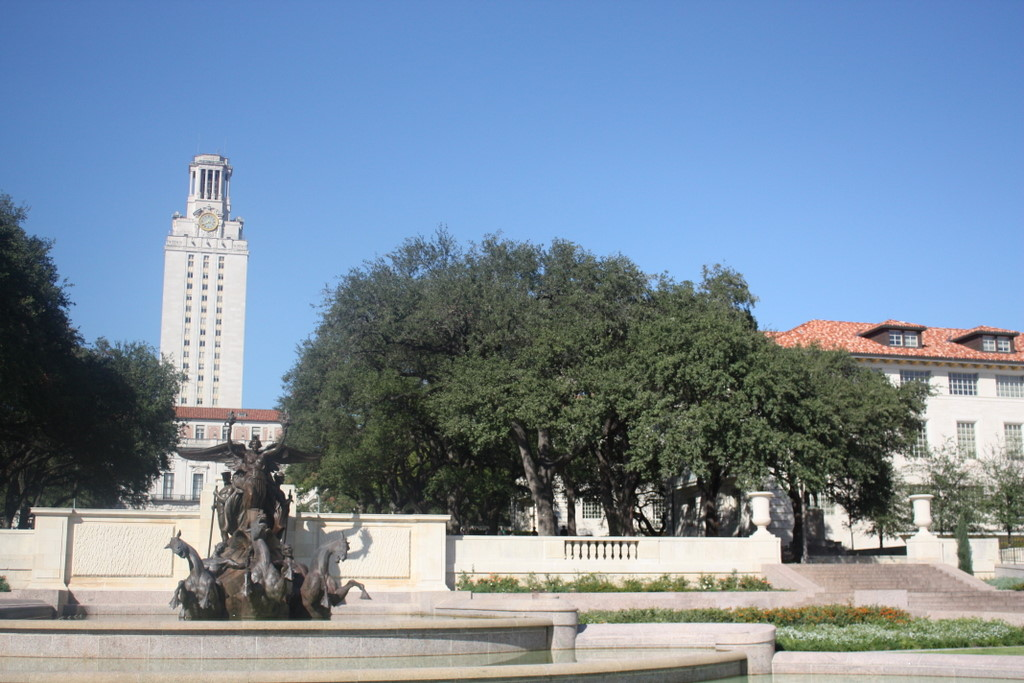
%> input picture assign3/im1.jpg, 1024 x 683 px
$ octave assign4.m   (GNU Octave 9; MATLAB toolbox functions it lacks are replaced by stand-ins)
%> lines starting %> are read from the running program, lines starting %| are printed output that depends on the picture; in (x1, y1, x2, y2) boxes, pixels count from 0 and x2, y2 are one past the last pixel; in counts of white or black regions, pixels touching at a corner belong together; the program's own positions count from 1
%%%~~        Engi 8410        ~~%%%
%%%~~   Design Assignment #4  ~~%%%
%%%~~         Group 13        ~~%%%
%%%~~       Mar 24, 2021      ~~%%%

clear;
close all;

% Import image
img_rgb = imread('im1.jpg');
%> img_rgb is the input picture: size 683x1024x3 uint8; mean R, G, B 121.7, 140, 159
img = rgb2gray(img_rgb);
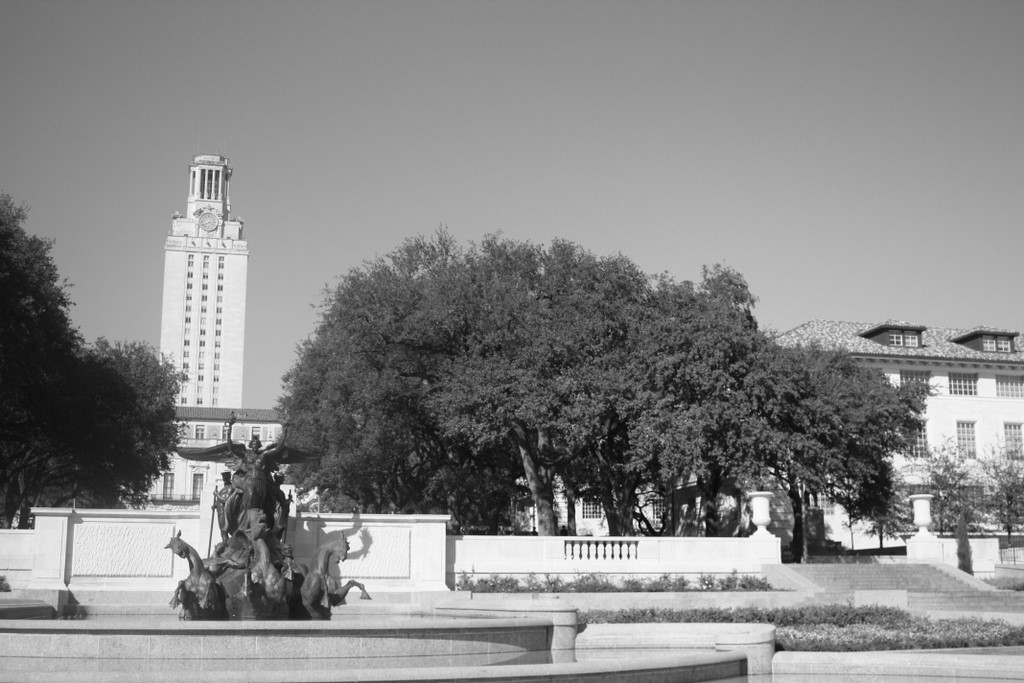
%> img: size 683x1024 uint8; min 2, max 255, mean 136.7

%Show original image in grayscale
figure;
subplot(121);
imshow(img_rgb);
title('Original Image');
subplot(122);
imshow(img);
title('GrayScale Image');

% Harris corner detector input parameters %
sigma=1;
thresh=4500;
radius=5;
alpha=0.08;
%%%%%%%%%%%%%%%%%%%%%%%%%%%%%%%%%%%%%%%%%%%

% Derivative Masks
dx = [-1 0 1; -1 0 1; -1 0 1];
dy = dx';

% Find x and y moments of the image
Ix = imfilter(img, dx, 'same');
Iy = imfilter(img, dy, 'same');

%perform gaussian filtering on the moments
g = fspecial('gaussian', round(6*sigma), sigma);
Ixx = conv2(Ix.^2, g);
Iyy = conv2(Iy.^2, g);
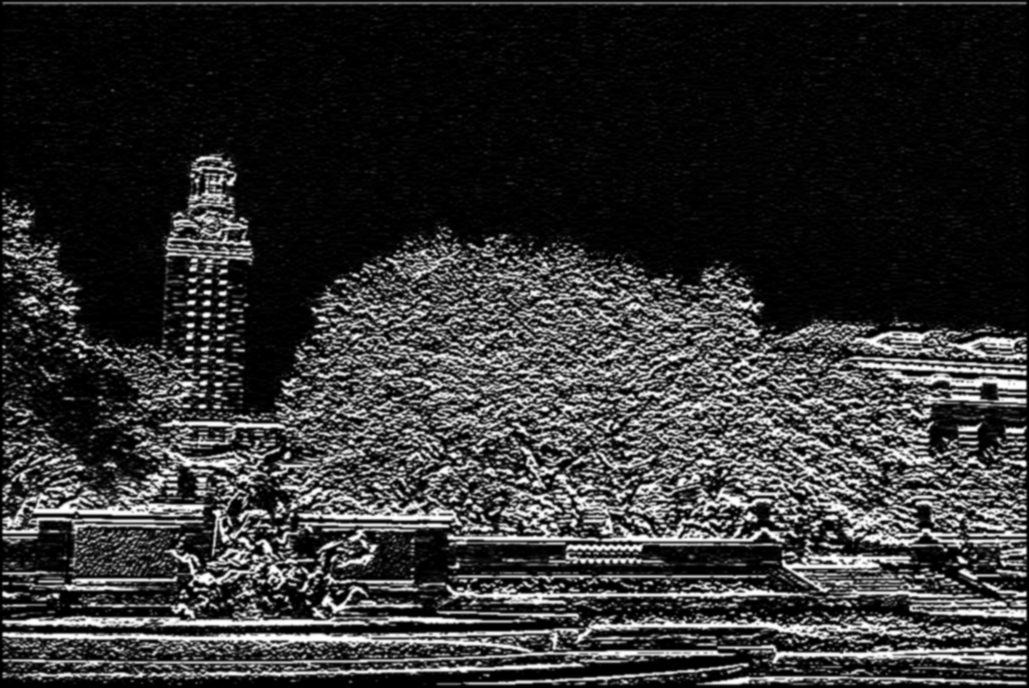
%> Iyy: size 688x1029 double; min 0, max 255, mean 50.9
Ixy = conv2(Ix.*Iy, g);

% Harris corner measure creation
R_Harris = (Ixx.*Iyy - Ixy.^2)-alpha*((Ixx + Iyy).^2);
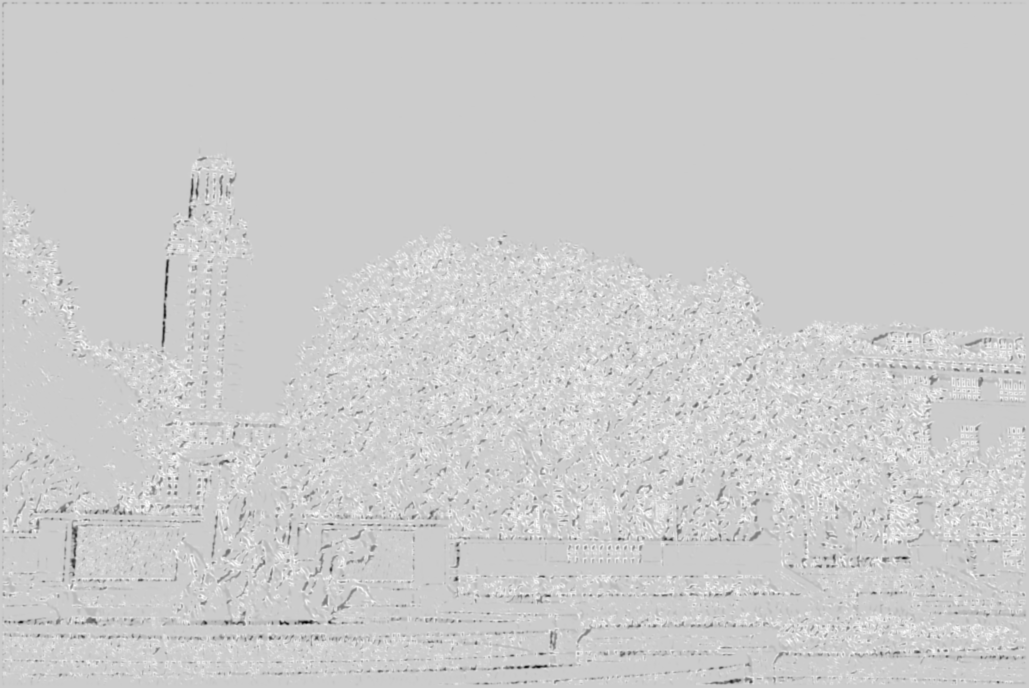
%> R_Harris: size 688x1029 double; min -52155.4, max 12986.4, mean 223.8; drawn with min black and max white

figure;
clims = [4500, 5000];
imagesc(R_Harris, clims);
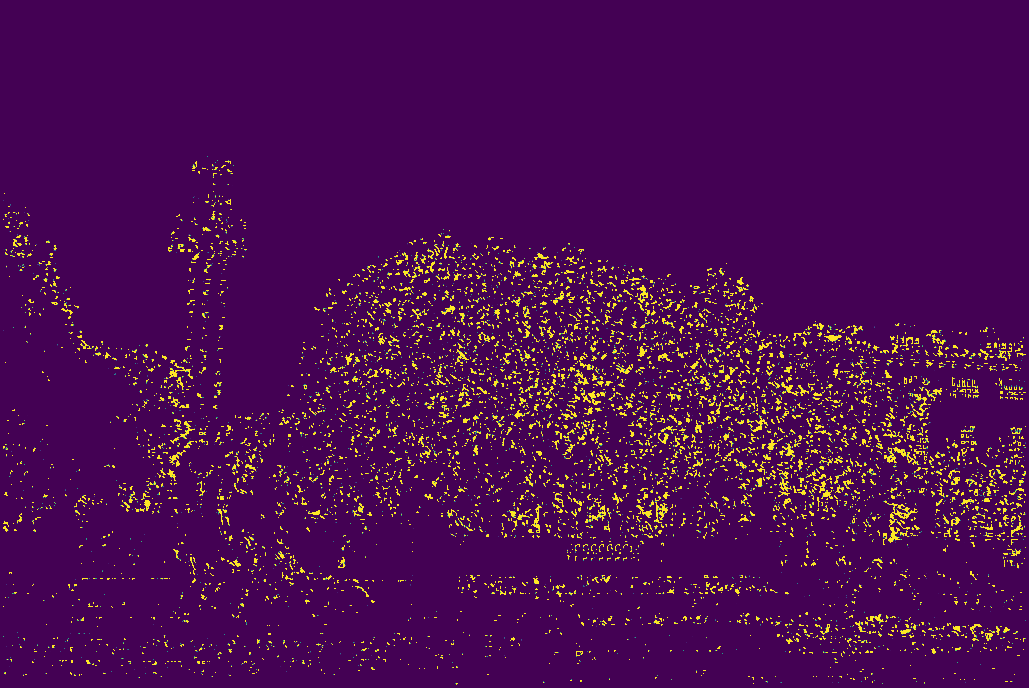
%> displayed picture: size 688x1029x3, on the screen's scale of 0 to 255; mean R, G, B 75.8, 11.9, 82.3

% Find local maxima from corner measure
N = 2*radius+1; % Size of mask.
mx=imdilate(R_Harris, strel('disk',N)); % Grey-scale dilate.
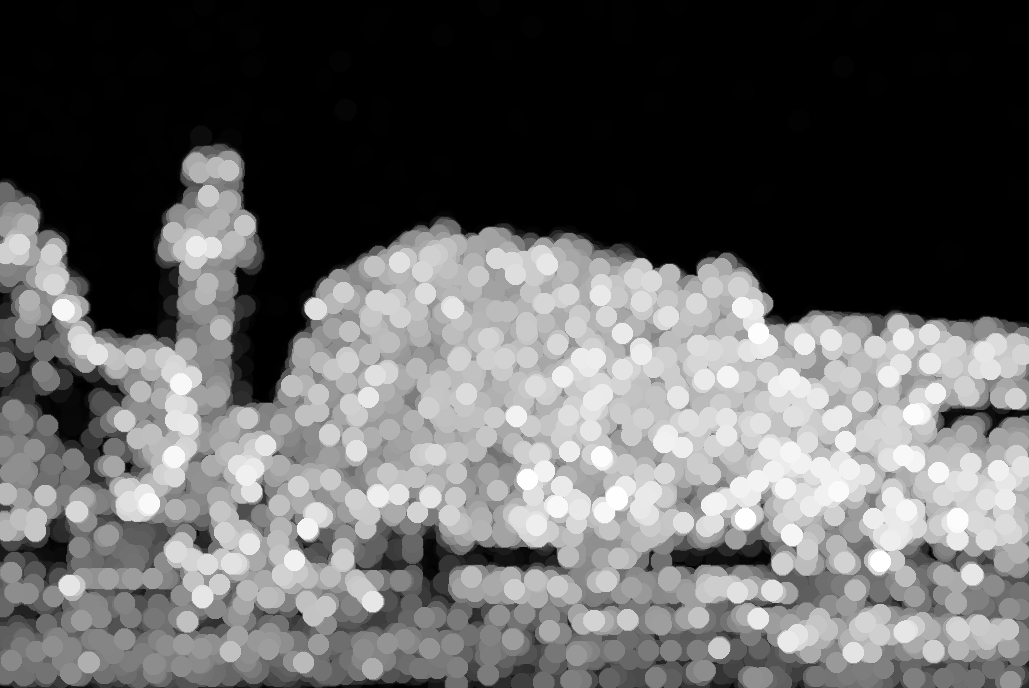
%> mx: size 688x1029 double; min -0.0003, max 12986.4, mean 5037.4; drawn with min black and max white
Lmax = (R_Harris==mx)& (R_Harris>thresh); % Find maxima.
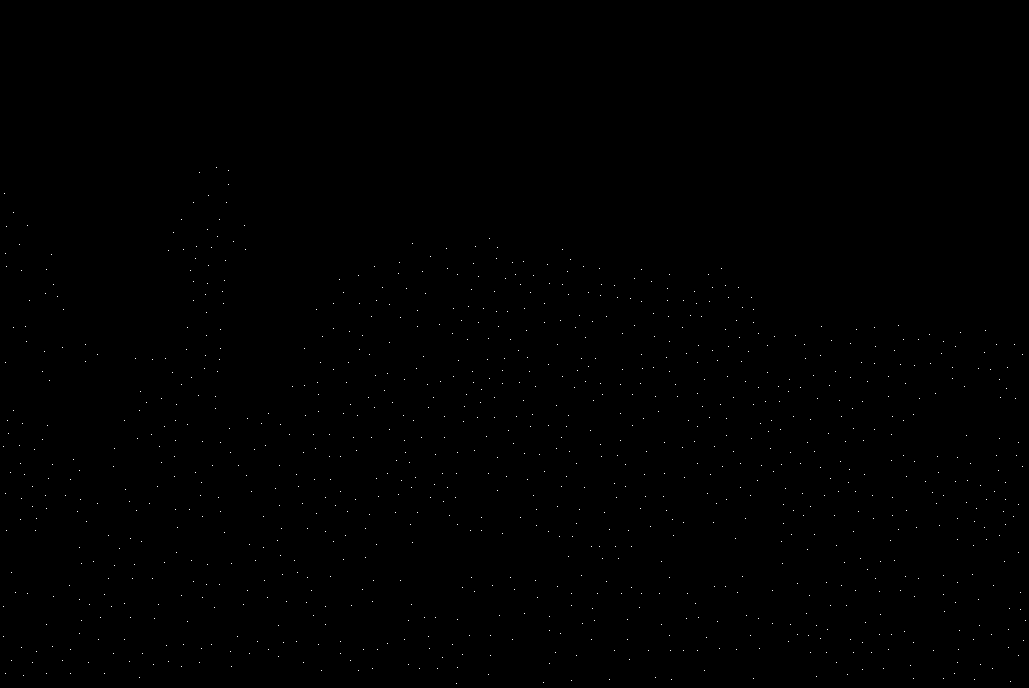
%> Lmax: size 688x1029 logical; 0.14% white in thin lines or dots, all inside (x1, y1, x2, y2) = (3, 167, 1026, 684)
[r,c] = find(Lmax); % Find row,col coords.
%> r = 970 values from 168 to 684; c = 970 values from 4 to 1026

% Overlay detected corners on the original RGB image
figure;
imagesc(img_rgb), axis image, colormap(gray), hold on
plot(c,r,'r*')
title('Detected Corners');
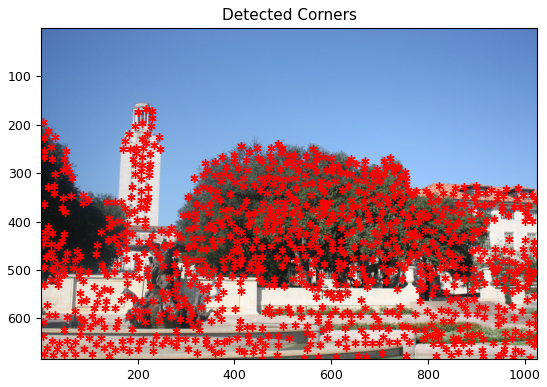
%> figure redrawn from the program's plot data

$ run again, with assign3/im2.jpg copied over assign3/im1.jpg
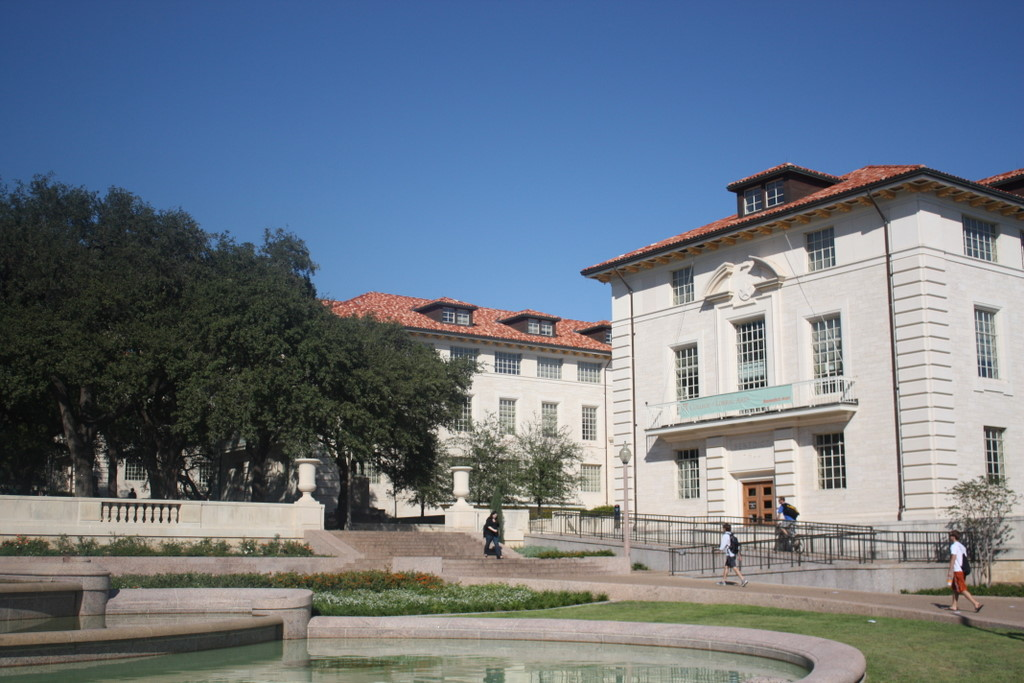
%> input picture assign3/im2.jpg, 1024 x 683 px
%> img_rgb is the input picture: size 683x1024x3 uint8; mean R, G, B 107.7, 118.9, 132
%> `Lmax = (R_Harris==mx)& (R_Harris>thresh);`:
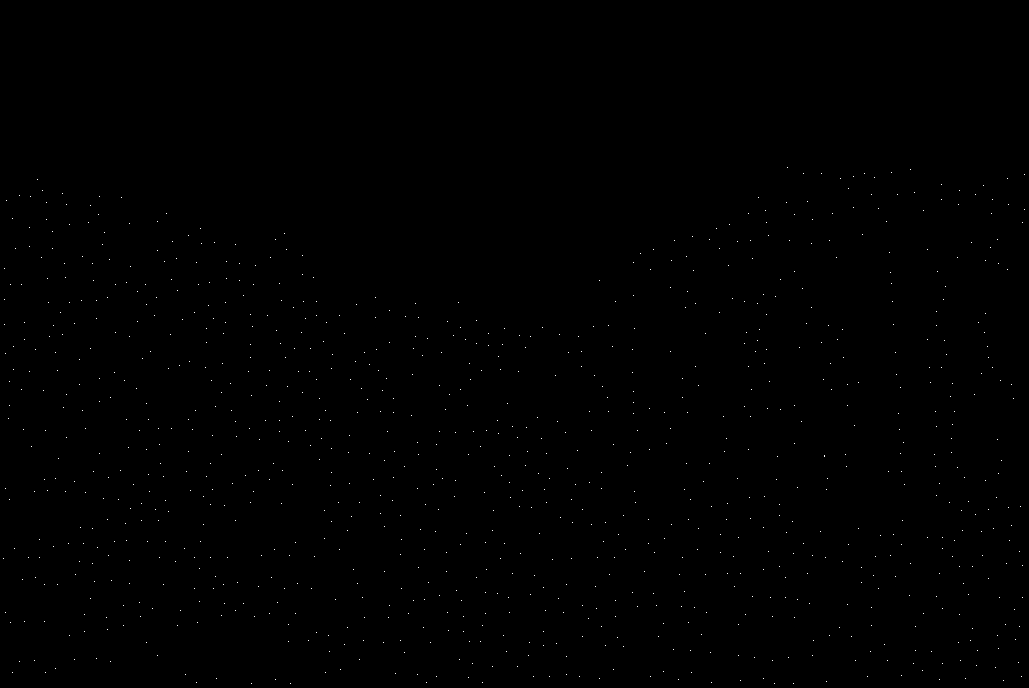
%> Lmax: size 688x1029 logical; 0.14% white in thin lines or dots, all inside (x1, y1, x2, y2) = (3, 167, 1025, 684)
%> r = 1002 values from 168 to 684; c = 1002 values from 4 to 1025
%> `title('Detected Corners');`:
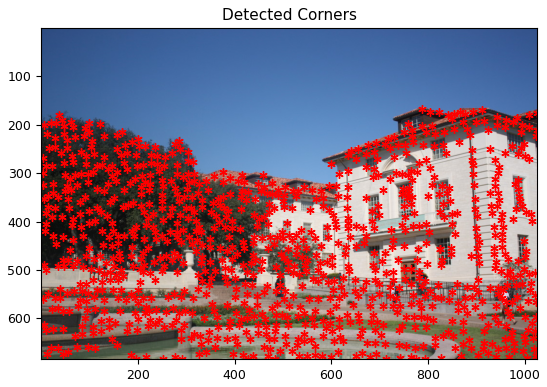
%> figure redrawn from the program's plot data
